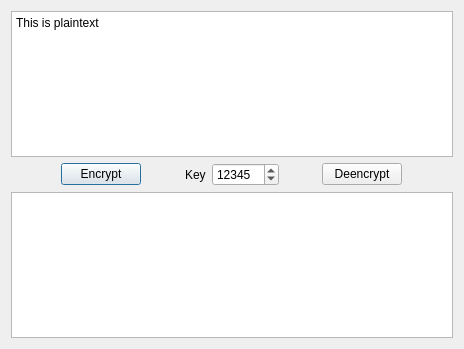
<?xml version="1.0" encoding="UTF-8"?>
<ui version="4.0">
 <class>QtToolMultiEncrangerMainDialog</class>
 <widget class="QDialog" name="QtToolMultiEncrangerMainDialog">
  <property name="geometry">
   <rect>
    <x>0</x>
    <y>0</y>
    <width>464</width>
    <height>349</height>
   </rect>
  </property>
  <property name="windowTitle">
   <string>MultiEncranger</string>
  </property>
  <property name="windowIcon">
   <iconset>
    <normaloff>:/images/ToolEncrangerArrowDown16x16.png</normaloff>:/images/ToolEncrangerArrowDown16x16.png</iconset>
  </property>
  <layout class="QGridLayout" name="gridLayout">
   <item row="0" column="0" colspan="10">
    <widget class="QPlainTextEdit" name="edit_plaintext">
     <property name="plainText">
      <string>This is plaintext</string>
     </property>
    </widget>
   </item>
   <item row="1" column="0">
    <spacer name="horizontalSpacer">
     <property name="orientation">
      <enum>Qt::Horizontal</enum>
     </property>
     <property name="sizeHint" stdset="0">
      <size>
       <width>40</width>
       <height>20</height>
      </size>
     </property>
    </spacer>
   </item>
   <item row="1" column="3">
    <spacer name="horizontalSpacer_3">
     <property name="orientation">
      <enum>Qt::Horizontal</enum>
     </property>
     <property name="sizeHint" stdset="0">
      <size>
       <width>40</width>
       <height>20</height>
      </size>
     </property>
    </spacer>
   </item>
   <item row="1" column="9">
    <spacer name="horizontalSpacer_2">
     <property name="orientation">
      <enum>Qt::Horizontal</enum>
     </property>
     <property name="sizeHint" stdset="0">
      <size>
       <width>40</width>
       <height>20</height>
      </size>
     </property>
    </spacer>
   </item>
   <item row="2" column="0" colspan="10">
    <widget class="QPlainTextEdit" name="edit_encrypted_text"/>
   </item>
   <item row="1" column="4">
    <widget class="QLabel" name="label_key">
     <property name="text">
      <string>Key</string>
     </property>
    </widget>
   </item>
   <item row="1" column="1">
    <widget class="QLabel" name="label_arrow_down">
     <property name="text">
      <string/>
     </property>
     <property name="pixmap">
      <pixmap resource="ToolMultiEncranger.qrc">:/images/ToolMultiEncrangerArrowDown34x34.png</pixmap>
     </property>
    </widget>
   </item>
   <item row="1" column="2">
    <widget class="QPushButton" name="button_encrypt">
     <property name="text">
      <string>Encrypt</string>
     </property>
    </widget>
   </item>
   <item row="1" column="5">
    <widget class="QSpinBox" name="box_key">
     <property name="maximum">
      <number>999999999</number>
     </property>
     <property name="value">
      <number>12345</number>
     </property>
    </widget>
   </item>
   <item row="1" column="7">
    <widget class="QPushButton" name="button_deencrypt">
     <property name="text">
      <string>Deencrypt</string>
     </property>
    </widget>
   </item>
   <item row="1" column="8">
    <widget class="QLabel" name="label_arrow_up">
     <property name="text">
      <string/>
     </property>
     <property name="pixmap">
      <pixmap resource="ToolMultiEncranger.qrc">:/images/ToolMultiEncrangerArrowUp34x34.png</pixmap>
     </property>
    </widget>
   </item>
   <item row="1" column="6">
    <spacer name="horizontalSpacer_4">
     <property name="orientation">
      <enum>Qt::Horizontal</enum>
     </property>
     <property name="sizeHint" stdset="0">
      <size>
       <width>40</width>
       <height>20</height>
      </size>
     </property>
    </spacer>
   </item>
  </layout>
 </widget>
 <layoutdefault spacing="6" margin="11"/>
 <resources>
  <include location="ToolMultiEncranger.qrc"/>
 </resources>
 <connections/>
</ui>
